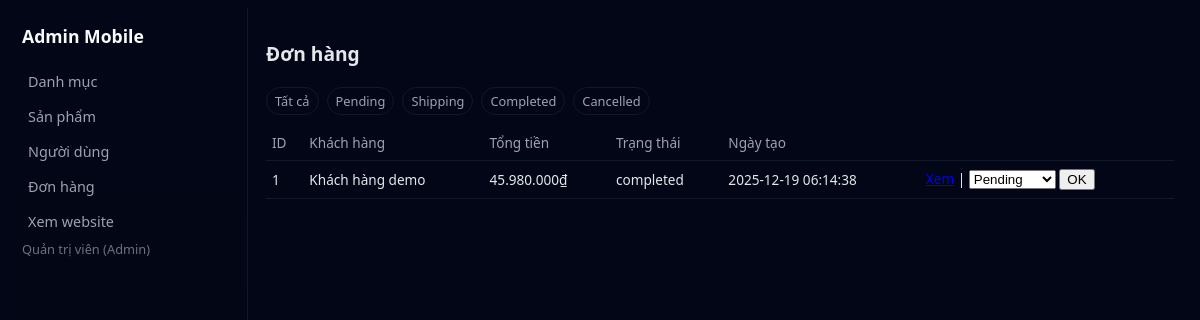
The app's page /admin/orders.php (signed in) with its own data.
### tables this page shows
CREATE TABLE orders (
  id INT AUTO_INCREMENT PRIMARY KEY,
  user_id INT NOT NULL,
  total_money DECIMAL(15,2) NOT NULL,
  status VARCHAR(20) NOT NULL DEFAULT 'pending',
  created_at TIMESTAMP DEFAULT CURRENT_TIMESTAMP,
  CONSTRAINT fk_orders_user
    FOREIGN KEY (user_id) REFERENCES users(id)
    ON DELETE CASCADE ON UPDATE CASCADE
);

CREATE TABLE users (
  id INT AUTO_INCREMENT PRIMARY KEY,
  username VARCHAR(100) NOT NULL UNIQUE,
  password VARCHAR(255) NOT NULL,
  fullname VARCHAR(150) NOT NULL,
  role TINYINT NOT NULL DEFAULT 0,
  created_at TIMESTAMP DEFAULT CURRENT_TIMESTAMP
);

### config/db.php (called while the page is built, shortened)
<?php
function db()
{
    static $pdo;
    if ($pdo === null) {
        $dsn = 'mysql:host=' . DB_HOST . ';dbname=' . DB_NAME . ';charset=utf8mb4';
        $options = [
            PDO::ATTR_ERRMODE            => PDO::ERRMODE_EXCEPTION,
            PDO::ATTR_DEFAULT_FETCH_MODE => PDO::FETCH_ASSOC,
        ];
        $pdo = new PDO($dsn, DB_USER, DB_PASS, $options);
    }
    return $pdo;
}

### core/functions.php (called while the page is built, shortened)
<?php
require_once __DIR__ . '/../config/db.php';
function db_fetch_all($sql, $params = [])
{
    $stmt = db()->prepare($sql);
    $stmt->execute($params);
    return $stmt->fetchAll();
}
function e($str)
{
    return htmlspecialchars((string)$str, ENT_QUOTES, 'UTF-8');
}
function format_price($number)
{
    return number_format((float)$number, 0, ',', '.') . '₫';
}

### admin/orders.php (the view, shortened to what this page needs)
<?php
require_once __DIR__ . '/../core/functions.php';
require_once __DIR__ . '/_layout_top.php';
$where = "";
$params = [];
$orders = db_fetch_all("
   SELECT o.*, u.fullname
   FROM orders o
   JOIN users u ON u.id = o.user_id
   $where
   ORDER BY o.id DESC
", $params);
?>
<section class="admin-section">
    <div class="admin-section__header">
        <h1>Đơn hàng</h1>
    </div>
    <div class="filter">
        <a href="?status=all">Tất cả</a>
        <a href="?status=pending">Pending</a>
        <a href="?status=shipping">Shipping</a>
        <a href="?status=completed">Completed</a>
        <a href="?status=cancelled">Cancelled</a>
    </div>
    <table class="admin-table">
        <thead>
        <tr>
            <th>ID</th><th>Khách hàng</th><th>Tổng tiền</th><th>Trạng thái</th><th>Ngày tạo</th><th></th>
        </tr>
        </thead>
        <tbody>
        <?php foreach ($orders as $o): ?>
            <tr>
                <td><?php echo $o['id']; ?></td>
                <td><?php echo e($o['fullname']); ?></td>
                <td><?php echo format_price($o['total_money']); ?></td>
                <td><?php echo e($o['status']); ?></td>
                <td><?php echo $o['created_at']; ?></td>
                <td>
                    <a href="order_view.php?id=<?php echo $o['id']; ?>">Xem</a>
                    |
                    <form action="" method="post" style="display:inline-block;">
                        <select name="status">
                            <option value="pending">Pending</option>
                        </select>
                        <button>OK</button>
                    </form>
                </td>
            </tr>
        <?php endforeach; ?>
        </tbody>
    </table>
</section>
<?php
require_once __DIR__ . '/_layout_bottom.php';

### assets/css/admin.css (style rules this page uses)
.admin-body { background: #020617; color: #e5e7eb; font-family: system-ui, -apple-system, BlinkMacSystemFont, "Segoe UI", sans-serif; font-size: 14px; }
.admin-section { margin-bottom: 20px; }
.admin-section h1 { font-size: 1.2rem; margin-bottom: 10px; }
.admin-section__header { display: flex; justify-content: space-between; align-items: center; }
.admin-table { width: 100%; border-collapse: collapse; margin-top: 10px; font-size: 0.85rem; }
.admin-table th, .admin-table td { border-bottom: 1px solid #111827; padding: 8px 6px; text-align: left; }
.admin-table th { color: #9ca3af; font-weight: 500; }
.filter { margin: 10px 0; display: flex; gap: 8px; flex-wrap: wrap; }
.filter a { font-size: 0.8rem; color: #9ca3af; text-decoration: none; padding: 4px 8px; border-radius: 999px; border: 1px solid #111827; }

### records on screen
orders: id "1", user.fullname "Khách hàng demo", total_money "45.980.000₫", status "completed", created_at "2025-12-19 06:14:38"

### other values on screen
$user['fullname'] "Quản trị viên"
